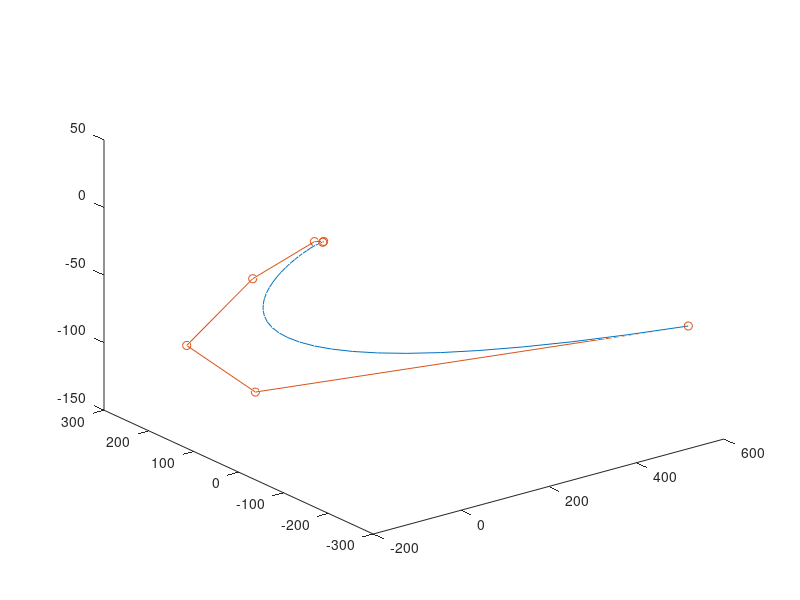

Source code (MATLAB):
function test_Bernstein_spline()

n = 6;

l = 0;
u = 4;

M1 = zeros(n+1,n+1);

for i = 0:1:n
    c = nchoosek(n,i);

    for j = n-i:-1:0
        c1 = nchoosek(n-i,j);
        m = c * c1 * (-1)^j;
        M1(i+1,n+1-j-i) = m;
    end

end

disp(M1);

% A = [-3 7 -20 4;
%      1 -5 10 25;
%      2 2 -8 -5];

% A = [0 7 -20 4;
%      0 -5 10 25;
%      0 2 -8 -5];

% A = [7 -20 4;
%      -5 10 25;
%      2 -8 -5];

A = [0 0 7 -20 4 2 -3;
     0 0 -5 10 25 -1 5;
     0 0 2 -8 -5 1 2];

A_new = zeros(size(A));

for k = 1:1:3
    for i = n:-1:0
        for j = i:-1:0
            c = nchoosek(i,j);
            A_new(k,n-j+1) = A_new(k,n-j+1) + A(k,n-i+1) * c * l^(i-j) * (u-l)^(j);
        end
    end
end

disp(A_new);

control_P = M1 \ A_new';
disp(control_P)

np = (u-l)*10 + 1;
points = zeros(3,np);

for i=1:1:np
    points(1,i) = polyval(A(1,:),0.1*(i-1));
    points(2,i) = polyval(A(2,:),0.1*(i-1));
    points(3,i) = polyval(A(3,:),0.1*(i-1));
end

plot3(points(1,:),points(2,:),points(3,:)); hold on

control_P = control_P';
disp(control_P)
plot3(control_P(1,:),control_P(2,:),control_P(3,:),'-o')

end

